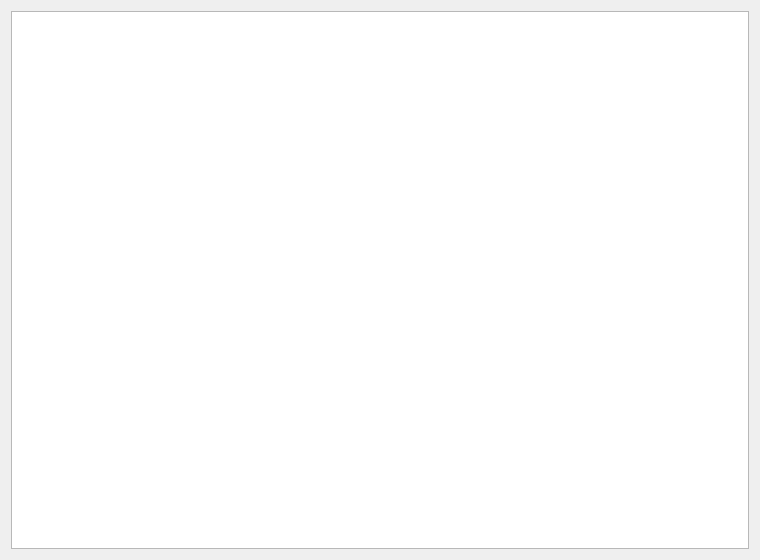
<?xml version="1.0" encoding="UTF-8"?>
<ui version="4.0">
 <class>NewServerScreen</class>
 <widget class="QWidget" name="NewServerScreen">
  <property name="geometry">
   <rect>
    <x>0</x>
    <y>0</y>
    <width>760</width>
    <height>560</height>
   </rect>
  </property>
  <property name="windowTitle">
   <string>Form</string>
  </property>
  <property name="styleSheet">
   <string notr="true"/>
  </property>
  <layout class="QVBoxLayout" name="verticalLayout">
   <item>
    <widget class="QPlainTextEdit" name="plainTextEdit"/>
   </item>
  </layout>
 </widget>
 <resources/>
 <connections/>
</ui>
